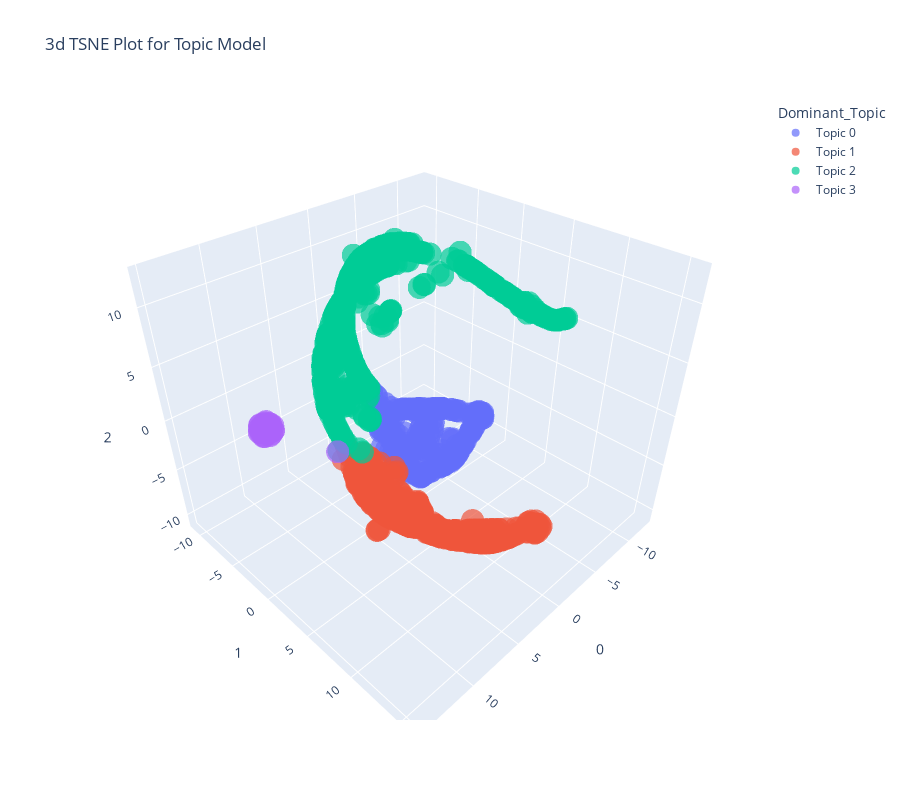

Notebook code cell kept with this figure:
### Code cell
plot_model(lda, plot = 'tsne')

### Figure 1 — Plotly figure (JSON) as saved in the notebook; plotly's stock layout.template omitted (floating-point values rounded to 4 significant figures; data arrays with more than 128 entries replaced by an {"elided": "..."} marker saying what was removed)
{"data": [{"hovertemplate": "Dominant_Topic=Topic 0<br>0=%{x}<br>1=%{y}<br>2=%{z}<extra></extra>", "legendgroup": "Topic 0", "marker": {"color": "#636efa", "opacity": 0.7, "symbol": "circle"}, "mode": "markers", "name": "Topic 0", "scene": "scene", "showlegend": true, "type": "scatter3d", "x": {"elided": "204 float values"}, "y": {"elided": "204 float values"}, "z": {"elided": "204 float values"}}, {"hovertemplate": "Dominant_Topic=Topic 1<br>0=%{x}<br>1=%{y}<br>2=%{z}<extra></extra>", "legendgroup": "Topic 1", "marker": {"color": "#EF553B", "opacity": 0.7, "symbol": "circle"}, "mode": "markers", "name": "Topic 1", "scene": "scene", "showlegend": true, "type": "scatter3d", "x": {"elided": "311 float values"}, "y": {"elided": "311 float values"}, "z": {"elided": "311 float values"}}, {"hovertemplate": "Dominant_Topic=Topic 2<br>0=%{x}<br>1=%{y}<br>2=%{z}<extra></extra>", "legendgroup": "Topic 2", "marker": {"color": "#00cc96", "opacity": 0.7, "symbol": "circle"}, "mode": "markers", "name": "Topic 2", "scene": "scene", "showlegend": true, "type": "scatter3d", "x": {"elided": "457 float values"}, "y": {"elided": "457 float values"}, "z": {"elided": "457 float values"}}, {"hovertemplate": "Dominant_Topic=Topic 3<br>0=%{x}<br>1=%{y}<br>2=%{z}<extra></extra>", "legendgroup": "Topic 3", "marker": {"color": "#ab63fa", "opacity": 0.7, "symbol": "circle"}, "mode": "markers", "name": "Topic 3", "scene": "scene", "showlegend": true, "type": "scatter3d", "x": [13.95, 14.01, 14.4, 14.45, 13.94, 14.19, 14.46, 14.55, 13.73, 14.45, 13.74, 14.25, 14.73, 14.38, 14.01, 14.76, 14.64, 14.46, 14.68, 14.15, 5.357, 13.79, 13.99, 14.02, 14.38, 13.9, 14.34, 13.78], "y": [0.7437, 0.7098, 1.627, 0.7998, 0.9262, 1.606, 0.6254, 1.113, 1.143, 0.9878, 0.6169, 1.046, 1.291, 0.5772, 0.523, 1.239, 1.324, 1.18, 0.937, 1.322, -3.127, 1.202, 1.293, 1.42, 1.628, 1.425, 1.368, 0.7677], "z": [5.486, 4.832, 5.238, 5.522, 4.714, 5.055, 5.086, 5.61, 5.24, 4.75, 4.864, 5.682, 5.328, 5.293, 5.202, 5.251, 4.935, 4.751, 5.077, 4.732, -4.069, 4.878, 5.596, 5.523, 5.28, 5.073, 5.639, 5.255]}], "layout": {"height": 800, "legend": {"title": {"text": "Dominant_Topic"}, "tracegroupgap": 0}, "scene": {"domain": {"x": [0, 1], "y": [0, 1]}, "xaxis": {"title": {"text": "0"}}, "yaxis": {"title": {"text": "1"}}, "zaxis": {"title": {"text": "2"}}}, "title": {"text": "3d TSNE Plot for Topic Model"}, "width": 900}}
